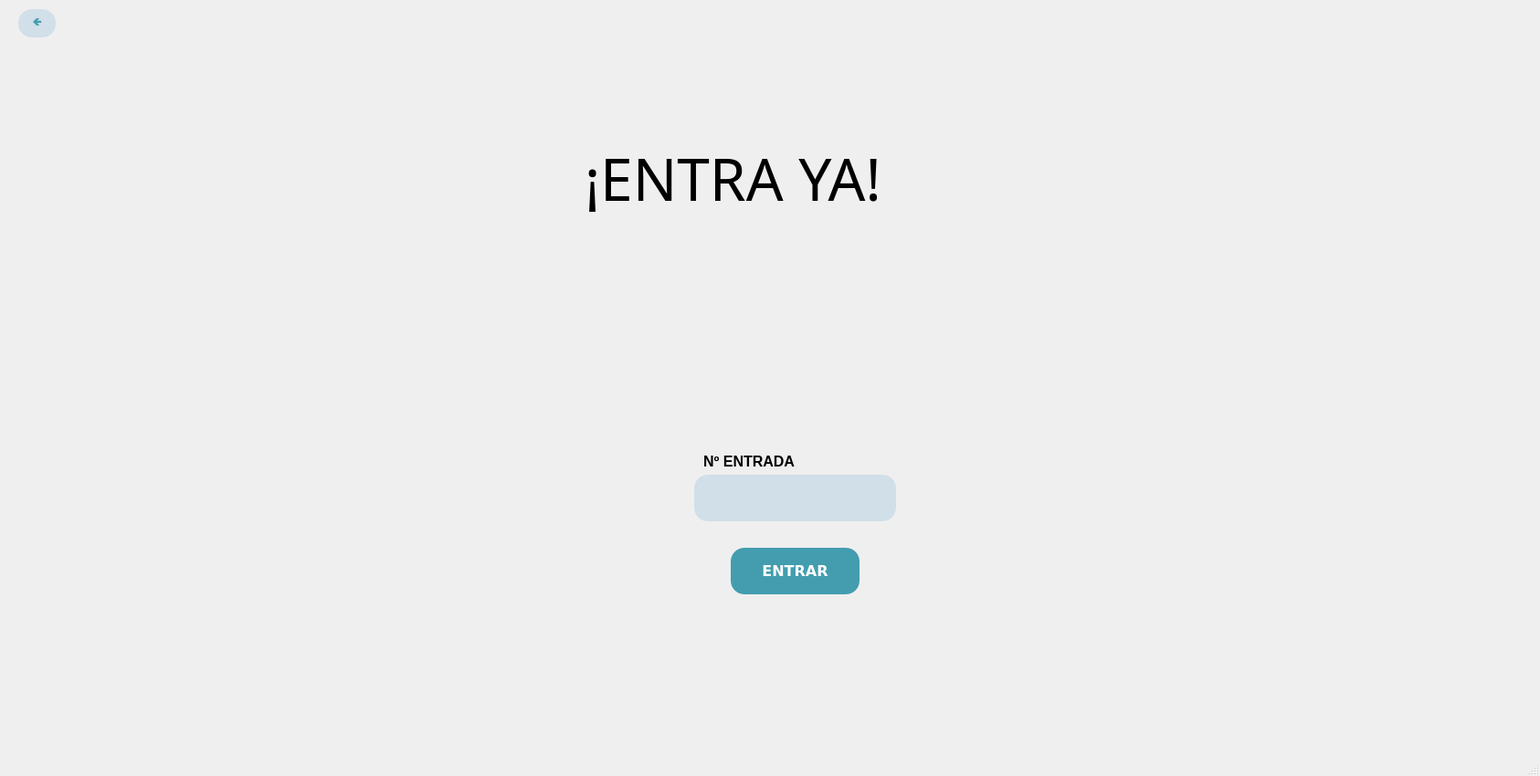
<?xml version="1.0" encoding="UTF-8"?>
<ui version="4.0">
 <class>MainWindow</class>
 <widget class="QMainWindow" name="MainWindow">
  <property name="geometry">
   <rect>
    <x>0</x>
    <y>0</y>
    <width>1686</width>
    <height>850</height>
   </rect>
  </property>
  <property name="font">
   <font>
    <weight>75</weight>
    <bold>true</bold>
   </font>
  </property>
  <property name="cursor">
   <cursorShape>SizeVerCursor</cursorShape>
  </property>
  <property name="windowTitle">
   <string>MainWindow</string>
  </property>
  <widget class="QWidget" name="centralwidget">
   <widget class="QPushButton" name="enviarBoton">
    <property name="geometry">
     <rect>
      <x>800</x>
      <y>600</y>
      <width>141</width>
      <height>51</height>
     </rect>
    </property>
    <property name="palette">
     <palette>
      <active>
       <colorrole role="WindowText">
        <brush brushstyle="SolidPattern">
         <color alpha="255">
          <red>255</red>
          <green>255</green>
          <blue>255</blue>
         </color>
        </brush>
       </colorrole>
       <colorrole role="Button">
        <brush brushstyle="SolidPattern">
         <color alpha="255">
          <red>67</red>
          <green>157</green>
          <blue>175</blue>
         </color>
        </brush>
       </colorrole>
       <colorrole role="Text">
        <brush brushstyle="SolidPattern">
         <color alpha="255">
          <red>255</red>
          <green>255</green>
          <blue>255</blue>
         </color>
        </brush>
       </colorrole>
       <colorrole role="ButtonText">
        <brush brushstyle="SolidPattern">
         <color alpha="255">
          <red>255</red>
          <green>255</green>
          <blue>255</blue>
         </color>
        </brush>
       </colorrole>
       <colorrole role="Base">
        <brush brushstyle="SolidPattern">
         <color alpha="255">
          <red>67</red>
          <green>157</green>
          <blue>175</blue>
         </color>
        </brush>
       </colorrole>
       <colorrole role="Window">
        <brush brushstyle="SolidPattern">
         <color alpha="255">
          <red>67</red>
          <green>157</green>
          <blue>175</blue>
         </color>
        </brush>
       </colorrole>
       <colorrole role="PlaceholderText">
        <brush brushstyle="NoBrush">
         <color alpha="128">
          <red>255</red>
          <green>255</green>
          <blue>255</blue>
         </color>
        </brush>
       </colorrole>
      </active>
      <inactive>
       <colorrole role="WindowText">
        <brush brushstyle="SolidPattern">
         <color alpha="255">
          <red>255</red>
          <green>255</green>
          <blue>255</blue>
         </color>
        </brush>
       </colorrole>
       <colorrole role="Button">
        <brush brushstyle="SolidPattern">
         <color alpha="255">
          <red>67</red>
          <green>157</green>
          <blue>175</blue>
         </color>
        </brush>
       </colorrole>
       <colorrole role="Text">
        <brush brushstyle="SolidPattern">
         <color alpha="255">
          <red>255</red>
          <green>255</green>
          <blue>255</blue>
         </color>
        </brush>
       </colorrole>
       <colorrole role="ButtonText">
        <brush brushstyle="SolidPattern">
         <color alpha="255">
          <red>255</red>
          <green>255</green>
          <blue>255</blue>
         </color>
        </brush>
       </colorrole>
       <colorrole role="Base">
        <brush brushstyle="SolidPattern">
         <color alpha="255">
          <red>67</red>
          <green>157</green>
          <blue>175</blue>
         </color>
        </brush>
       </colorrole>
       <colorrole role="Window">
        <brush brushstyle="SolidPattern">
         <color alpha="255">
          <red>67</red>
          <green>157</green>
          <blue>175</blue>
         </color>
        </brush>
       </colorrole>
       <colorrole role="PlaceholderText">
        <brush brushstyle="NoBrush">
         <color alpha="128">
          <red>255</red>
          <green>255</green>
          <blue>255</blue>
         </color>
        </brush>
       </colorrole>
      </inactive>
      <disabled>
       <colorrole role="WindowText">
        <brush brushstyle="SolidPattern">
         <color alpha="255">
          <red>255</red>
          <green>255</green>
          <blue>255</blue>
         </color>
        </brush>
       </colorrole>
       <colorrole role="Button">
        <brush brushstyle="SolidPattern">
         <color alpha="255">
          <red>67</red>
          <green>157</green>
          <blue>175</blue>
         </color>
        </brush>
       </colorrole>
       <colorrole role="Text">
        <brush brushstyle="SolidPattern">
         <color alpha="255">
          <red>255</red>
          <green>255</green>
          <blue>255</blue>
         </color>
        </brush>
       </colorrole>
       <colorrole role="ButtonText">
        <brush brushstyle="SolidPattern">
         <color alpha="255">
          <red>255</red>
          <green>255</green>
          <blue>255</blue>
         </color>
        </brush>
       </colorrole>
       <colorrole role="Base">
        <brush brushstyle="SolidPattern">
         <color alpha="255">
          <red>67</red>
          <green>157</green>
          <blue>175</blue>
         </color>
        </brush>
       </colorrole>
       <colorrole role="Window">
        <brush brushstyle="SolidPattern">
         <color alpha="255">
          <red>67</red>
          <green>157</green>
          <blue>175</blue>
         </color>
        </brush>
       </colorrole>
       <colorrole role="PlaceholderText">
        <brush brushstyle="NoBrush">
         <color alpha="128">
          <red>255</red>
          <green>255</green>
          <blue>255</blue>
         </color>
        </brush>
       </colorrole>
      </disabled>
     </palette>
    </property>
    <property name="font">
     <font>
      <family>Verdana</family>
      <pointsize>12</pointsize>
      <weight>75</weight>
      <bold>true</bold>
     </font>
    </property>
    <property name="cursor">
     <cursorShape>PointingHandCursor</cursorShape>
    </property>
    <property name="styleSheet">
     <string notr="true">background-color: rgb(67, 157, 175);
color: rgb(255, 255, 255);
font-weight: bold;
font-family: 'Verdana';
border-radius: 15px;</string>
    </property>
    <property name="text">
     <string>ENTRAR</string>
    </property>
   </widget>
   <widget class="QLineEdit" name="lineEntrada">
    <property name="geometry">
     <rect>
      <x>760</x>
      <y>520</y>
      <width>221</width>
      <height>51</height>
     </rect>
    </property>
    <property name="styleSheet">
     <string notr="true">border-radius: 15px;
background-color: rgb(208, 223, 232);</string>
    </property>
   </widget>
   <widget class="QLabel" name="label">
    <property name="geometry">
     <rect>
      <x>770</x>
      <y>490</y>
      <width>181</width>
      <height>31</height>
     </rect>
    </property>
    <property name="text">
     <string>&lt;html&gt;&lt;head/&gt;&lt;body&gt;&lt;p&gt;&lt;span style=&quot; font-size:12pt;&quot;&gt;Nº ENTRADA&lt;/span&gt;&lt;/p&gt;&lt;/body&gt;&lt;/html&gt;</string>
    </property>
   </widget>
   <widget class="QLabel" name="label_2">
    <property name="geometry">
     <rect>
      <x>250</x>
      <y>150</y>
      <width>291</width>
      <height>91</height>
     </rect>
    </property>
    <property name="font">
     <font>
      <family>Bell MT</family>
      <pointsize>24</pointsize>
      <weight>50</weight>
      <bold>false</bold>
     </font>
    </property>
    <property name="text">
     <string/>
    </property>
   </widget>
   <widget class="QLabel" name="label_3">
    <property name="geometry">
     <rect>
      <x>640</x>
      <y>150</y>
      <width>451</width>
      <height>91</height>
     </rect>
    </property>
    <property name="font">
     <font>
      <family>Bell MT</family>
      <pointsize>24</pointsize>
      <weight>50</weight>
      <bold>false</bold>
     </font>
    </property>
    <property name="text">
     <string>&lt;html&gt;&lt;head/&gt;&lt;body&gt;&lt;p&gt;&lt;span style=&quot; font-size:48pt;&quot;&gt;¡ENTRA YA!&lt;/span&gt;&lt;/p&gt;&lt;/body&gt;&lt;/html&gt;</string>
    </property>
   </widget>
   <widget class="QPushButton" name="BotonAtras">
    <property name="geometry">
     <rect>
      <x>20</x>
      <y>10</y>
      <width>41</width>
      <height>31</height>
     </rect>
    </property>
    <property name="palette">
     <palette>
      <active>
       <colorrole role="WindowText">
        <brush brushstyle="SolidPattern">
         <color alpha="255">
          <red>67</red>
          <green>157</green>
          <blue>175</blue>
         </color>
        </brush>
       </colorrole>
       <colorrole role="Button">
        <brush brushstyle="SolidPattern">
         <color alpha="255">
          <red>208</red>
          <green>223</green>
          <blue>232</blue>
         </color>
        </brush>
       </colorrole>
       <colorrole role="Text">
        <brush brushstyle="SolidPattern">
         <color alpha="255">
          <red>67</red>
          <green>157</green>
          <blue>175</blue>
         </color>
        </brush>
       </colorrole>
       <colorrole role="ButtonText">
        <brush brushstyle="SolidPattern">
         <color alpha="255">
          <red>67</red>
          <green>157</green>
          <blue>175</blue>
         </color>
        </brush>
       </colorrole>
       <colorrole role="Base">
        <brush brushstyle="SolidPattern">
         <color alpha="255">
          <red>208</red>
          <green>223</green>
          <blue>232</blue>
         </color>
        </brush>
       </colorrole>
       <colorrole role="Window">
        <brush brushstyle="SolidPattern">
         <color alpha="255">
          <red>208</red>
          <green>223</green>
          <blue>232</blue>
         </color>
        </brush>
       </colorrole>
       <colorrole role="PlaceholderText">
        <brush brushstyle="NoBrush">
         <color alpha="128">
          <red>67</red>
          <green>157</green>
          <blue>175</blue>
         </color>
        </brush>
       </colorrole>
      </active>
      <inactive>
       <colorrole role="WindowText">
        <brush brushstyle="SolidPattern">
         <color alpha="255">
          <red>67</red>
          <green>157</green>
          <blue>175</blue>
         </color>
        </brush>
       </colorrole>
       <colorrole role="Button">
        <brush brushstyle="SolidPattern">
         <color alpha="255">
          <red>208</red>
          <green>223</green>
          <blue>232</blue>
         </color>
        </brush>
       </colorrole>
       <colorrole role="Text">
        <brush brushstyle="SolidPattern">
         <color alpha="255">
          <red>67</red>
          <green>157</green>
          <blue>175</blue>
         </color>
        </brush>
       </colorrole>
       <colorrole role="ButtonText">
        <brush brushstyle="SolidPattern">
         <color alpha="255">
          <red>67</red>
          <green>157</green>
          <blue>175</blue>
         </color>
        </brush>
       </colorrole>
       <colorrole role="Base">
        <brush brushstyle="SolidPattern">
         <color alpha="255">
          <red>208</red>
          <green>223</green>
          <blue>232</blue>
         </color>
        </brush>
       </colorrole>
       <colorrole role="Window">
        <brush brushstyle="SolidPattern">
         <color alpha="255">
          <red>208</red>
          <green>223</green>
          <blue>232</blue>
         </color>
        </brush>
       </colorrole>
       <colorrole role="PlaceholderText">
        <brush brushstyle="NoBrush">
         <color alpha="128">
          <red>67</red>
          <green>157</green>
          <blue>175</blue>
         </color>
        </brush>
       </colorrole>
      </inactive>
      <disabled>
       <colorrole role="WindowText">
        <brush brushstyle="SolidPattern">
         <color alpha="255">
          <red>67</red>
          <green>157</green>
          <blue>175</blue>
         </color>
        </brush>
       </colorrole>
       <colorrole role="Button">
        <brush brushstyle="SolidPattern">
         <color alpha="255">
          <red>208</red>
          <green>223</green>
          <blue>232</blue>
         </color>
        </brush>
       </colorrole>
       <colorrole role="Text">
        <brush brushstyle="SolidPattern">
         <color alpha="255">
          <red>67</red>
          <green>157</green>
          <blue>175</blue>
         </color>
        </brush>
       </colorrole>
       <colorrole role="ButtonText">
        <brush brushstyle="SolidPattern">
         <color alpha="255">
          <red>67</red>
          <green>157</green>
          <blue>175</blue>
         </color>
        </brush>
       </colorrole>
       <colorrole role="Base">
        <brush brushstyle="SolidPattern">
         <color alpha="255">
          <red>208</red>
          <green>223</green>
          <blue>232</blue>
         </color>
        </brush>
       </colorrole>
       <colorrole role="Window">
        <brush brushstyle="SolidPattern">
         <color alpha="255">
          <red>208</red>
          <green>223</green>
          <blue>232</blue>
         </color>
        </brush>
       </colorrole>
       <colorrole role="PlaceholderText">
        <brush brushstyle="NoBrush">
         <color alpha="128">
          <red>67</red>
          <green>157</green>
          <blue>175</blue>
         </color>
        </brush>
       </colorrole>
      </disabled>
     </palette>
    </property>
    <property name="cursor">
     <cursorShape>PointingHandCursor</cursorShape>
    </property>
    <property name="styleSheet">
     <string notr="true">background-color: rgb(208, 223, 232);
color:rgb(67, 157, 175);
font-weight: bold;
font-family: 'Verdana';
border-radius: 15px;</string>
    </property>
    <property name="text">
     <string>🡸</string>
    </property>
   </widget>
   <widget class="QLabel" name="foto">
    <property name="geometry">
     <rect>
      <x>-50</x>
      <y>-210</y>
      <width>1841</width>
      <height>1091</height>
     </rect>
    </property>
    <property name="font">
     <font>
      <family>Bell MT</family>
      <pointsize>22</pointsize>
      <weight>50</weight>
      <bold>false</bold>
     </font>
    </property>
    <property name="text">
     <string/>
    </property>
    <property name="pixmap">
     <pixmap>../Imagenes/foto.png</pixmap>
    </property>
   </widget>
   <zorder>foto</zorder>
   <zorder>enviarBoton</zorder>
   <zorder>lineEntrada</zorder>
   <zorder>label</zorder>
   <zorder>label_2</zorder>
   <zorder>label_3</zorder>
   <zorder>BotonAtras</zorder>
  </widget>
  <widget class="QStatusBar" name="statusbar"/>
 </widget>
 <resources/>
 <connections/>
</ui>
